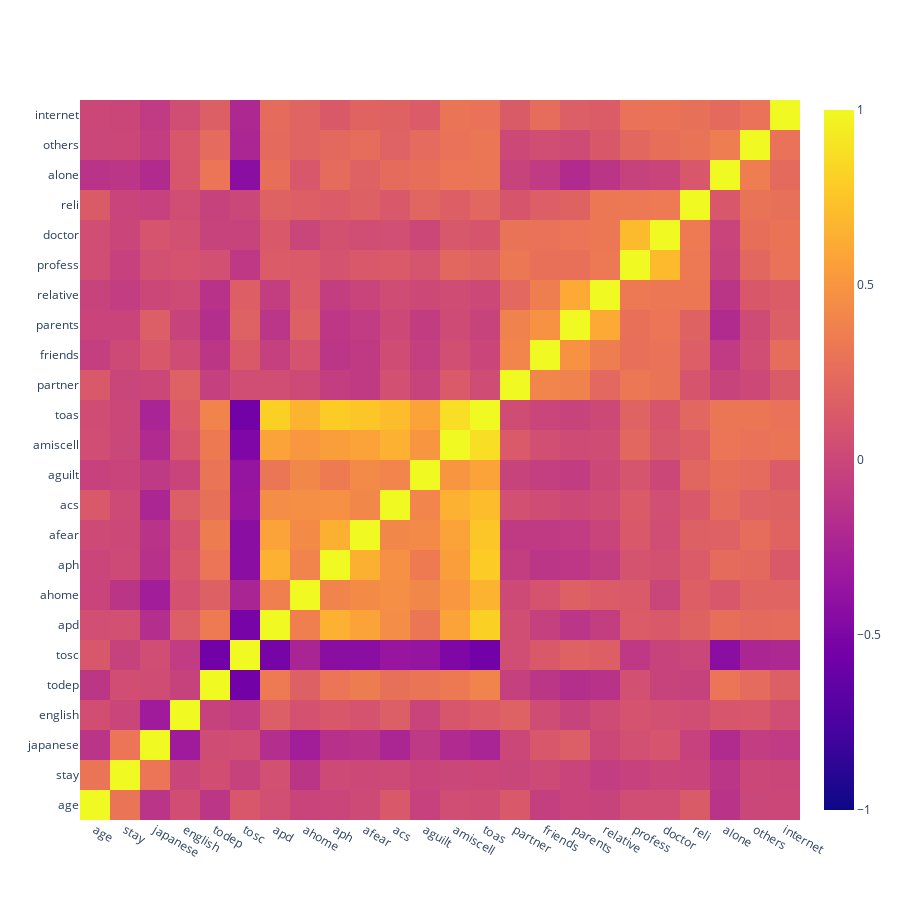

Write notebook code for a chart like this one.
### Markdown cell above
### Feature Correlation

### Code cell
import plotly.graph_objects as go

# List the columns that are continuous variables
continuous_variables = ['age', 'stay', 'japanese', 'english', 'todep', 'tosc', 'apd', 'ahome', 'aph', 'afear', 'acs', 'aguilt', 'amiscell', 'toas', 'partner', 'friends', 'parents', 'relative', 'profess', 'doctor', 'reli', 'alone', 'others', 'internet']

# Create a subset dataframe only the columns of the continuous variables
data_cont = data[continuous_variables]

# Create a Pearson correlation
data_corr = data_cont.corr(method='pearson')

# Build the Heatmap
fig = go.Figure(go.Heatmap(x=data_corr.columns, y=data_corr.columns, z=data_corr.values.tolist(),
                          zmin=-1, zmax=1))

# Adjust the plot size
fig.update_layout(width=900, height=900)

# Show the plot
fig.show()

### Figure 1 — Plotly figure (JSON) as saved in the notebook; plotly's stock layout.template omitted (floating-point values rounded to 4 significant figures; data arrays with more than 128 entries replaced by an {"elided": "..."} marker saying what was removed)
{"data": [{"type": "heatmap", "x": ["age", "stay", "japanese", "english", "todep", "tosc", "apd", "ahome", "aph", "afear", "acs", "aguilt", "amiscell", "toas", "partner", "friends", "parents", "relative", "profess", "doctor", "reli", "alone", "others", "internet"], "y": ["age", "stay", "japanese", "english", "todep", "tosc", "apd", "ahome", "aph", "afear", "acs", "aguilt", "amiscell", "toas", "partner", "friends", "parents", "relative", "profess", "doctor", "reli", "alone", "others", "internet"], "z": {"elided": "24x24 float values"}, "zmax": 1, "zmin": -1}], "layout": {"height": 900, "width": 900}}
